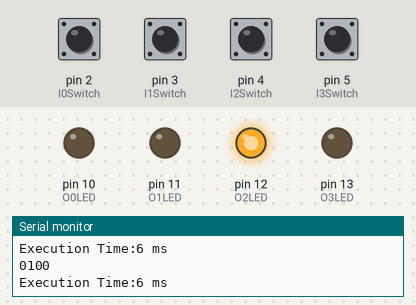
The sketch below on a simulated Arduino Uno, built with avr-gcc and run on an emulated ATmega328P. Parts: output pins drawn as LEDs (lit = HIGH), the last lines printed to the serial monitor. The test bench sets the inputs (shaded band); at power-on: pin 2 (I0Switch), pin 3 (I1Switch), pin 4 (I2Switch), pin 5 (I3Switch) LOW.

Above: at 1.2 s.
1.3 s: pin 2 (I0Switch) pulled HIGH for 0.15 s
At 1.4 s:
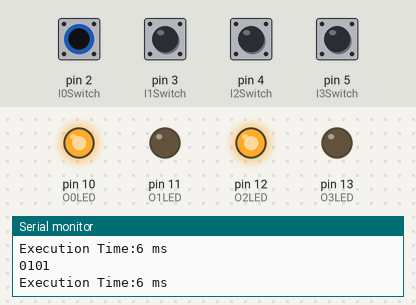
2.9 s: pin 3 (I1Switch) pulled HIGH for 0.15 s
At 3.0 s:
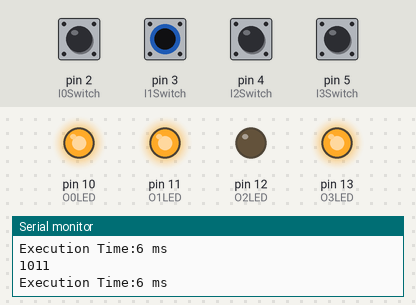
4.5 s: pin 4 (I2Switch) pulled HIGH for 0.15 s
At 4.59 s:
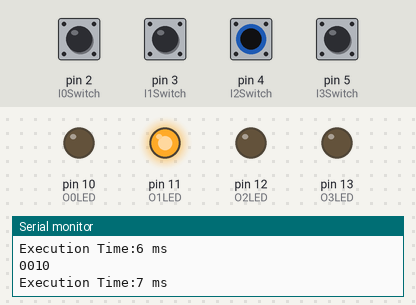
6.1 s: pin 5 (I3Switch) pulled HIGH for 0.15 s
At 6.19 s:
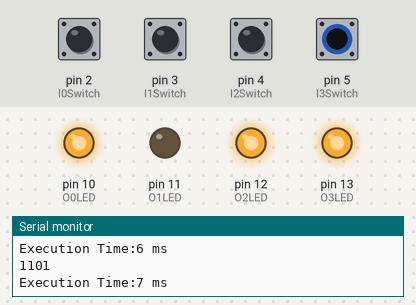
7.7 s: pin 2 (I0Switch) driven HIGH and pin 4 (I2Switch) driven HIGH
At 8.6 s:
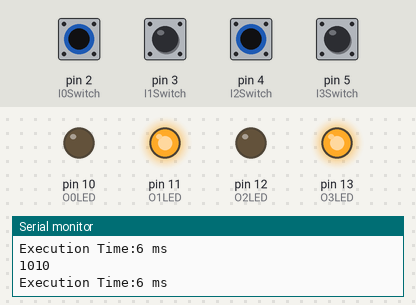
9.2 s: pin 3 (I1Switch) pulled HIGH for 1 s
At 10.0 s:
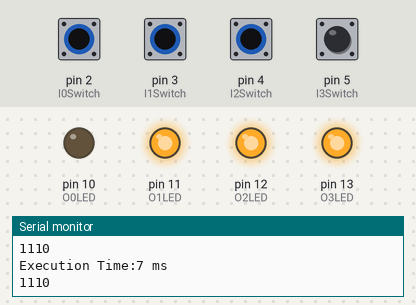
Timing chart, 0 to 12.2 s (numbered marks = the images above; inputs shaded):
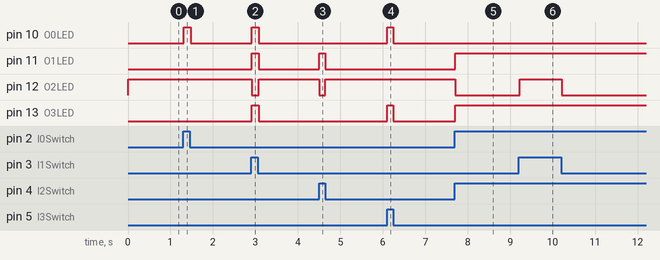

Measured:
- after the input at 1.3 s, pin 10 (O0LED): LOW → HIGH at once, → LOW 0.17 s later
- after the input at 2.9 s, pin 10 (O0LED), pin 11 (O1LED), pin 13 (O3LED): LOW → HIGH at once, → LOW 0.17 s later; pin 12 (O2LED): HIGH → LOW at once, → HIGH 0.17 s later
- after the input at 4.5 s, pin 11 (O1LED): LOW → HIGH at once, → LOW 0.14 s later; pin 12 (O2LED): HIGH → LOW at once, → HIGH 0.14 s later
- after the input at 6.1 s, pin 10 (O0LED), pin 13 (O3LED): LOW → HIGH at once, → LOW 0.14 s later
- after the input at 7.7 s, pin 11 (O1LED), pin 13 (O3LED): LOW → HIGH at once; pin 12 (O2LED): HIGH → LOW at once
- after the input at 9.2 s, pin 12 (O2LED): LOW → HIGH at once, → LOW 0.98 s later

The sketch:

Code_Segment.ino
```cpp
/// output LED variable declaration

int O0LED = 10; /// variable for O0 LED connected to pin 10
int O1LED = 11; /// variable for O1 LED connected to pin 11
int O2LED = 12; // variable for O2 LED connected to pin 12
int O3LED = 13; //variable for O3 LED connected to pin 13

/// switch input variable declaration

int I0Switch = 2; /// variable for switch O0 connected to pin 2
int I1Switch = 3; /// variable for switch O1 connected to pin 3
int I2Switch = 4; /// variable for switch O2 connected to pin 4
int I3Switch = 5; /// variable for switch O3 connected to pin 5

unsigned long startTime;
unsigned long endTime;

void setup()
{

  // sets Switches as input

  pinMode(I0Switch,INPUT);
  pinMode(I1Switch,INPUT);
  pinMode(I2Switch,INPUT);
  pinMode(I3Switch,INPUT);

  // sets LEDs as output

  pinMode(O0LED,OUTPUT);
  pinMode(O1LED,OUTPUT);
  pinMode(O2LED,OUTPUT);
  pinMode(O3LED,OUTPUT);

  Serial.begin(9600);
}

void loop()
{
  startTime = millis();

  boolean I0State = digitalRead(I0Switch);
  boolean I1State = digitalRead(I1Switch);
  boolean I2State = digitalRead(I2Switch);
  boolean I3State = digitalRead(I3Switch);

  boolean O0State;
  boolean O1State;
  boolean O2State;
  boolean O3State;

 // Kmap Equation Logic

 O0State= (!I2State & !I1State & I0State)|(!I3State & I1State & !I0State)|(I3State & !I2State & !I1State)|(I3State & !I1State & I0State);

 O1State= (!I2State & I1State & !I0State)|(!I3State & I2State & !I1State)|(!I3State & I2State & I0State)|(I3State & !I1State & I0State);

 O2State= (!I3State & !I2State & !I1State)|(!I3State & I1State & I0State)|(I3State & !I1State & !I0State)|(I3State & I2State & I0State);

 O3State= (I3State & !I2State & I1State )|(!I3State & I1State & !I0State)|(!I3State & I2State & I0State)|(I3State & !I2State& !I0State)|(I3State & I2State & !I1State);

 digitalWrite(O0LED,O0State);
 digitalWrite(O1LED,O1State);
 digitalWrite(O2LED,O2State);
 digitalWrite(O3LED,O3State);

  Serial.print(O3State);
  Serial.print(O2State);
  Serial.print(O1State);
  Serial.println(O0State);
  endTime = millis();
  Serial.print("Execution Time:");
  Serial.print(endTime-startTime);
  Serial.println(" ms");

  }
```
